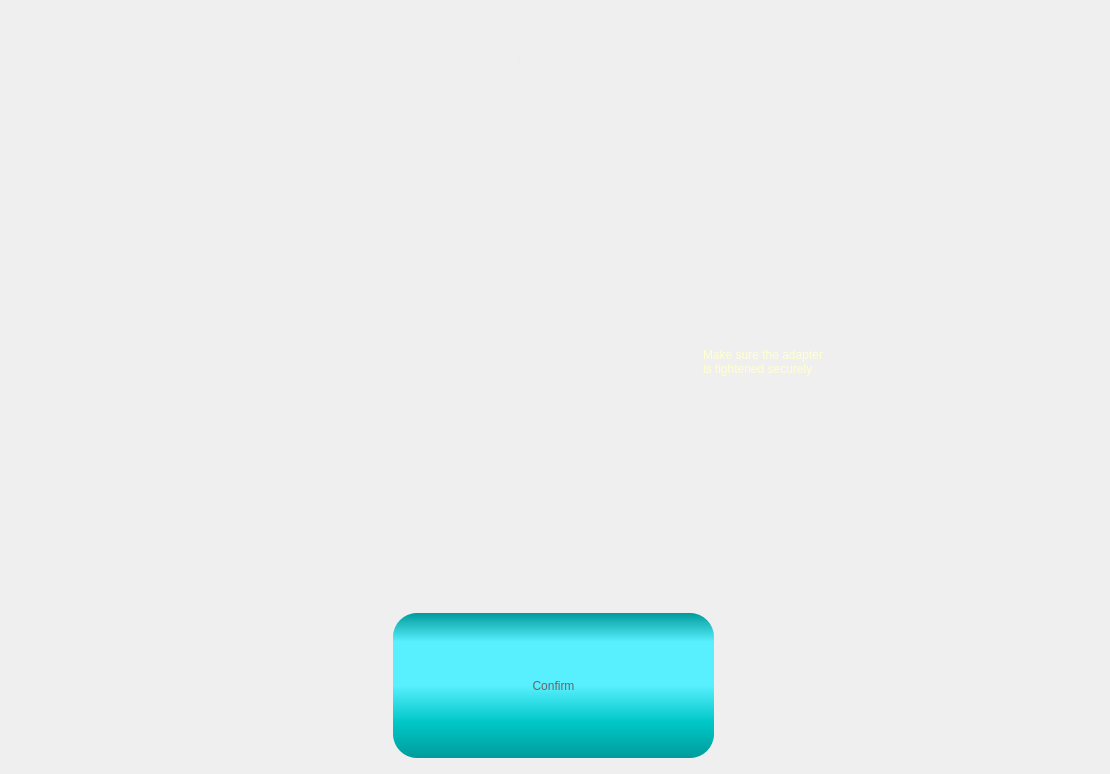
          <widget class="QWidget" name="pgInstallAdaptor">
           <layout class="QGridLayout" name="gridLayout_19">
            <item row="1" column="1">
             <widget class="QWidget" name="widget_6" native="true">
              <property name="sizePolicy">
               <sizepolicy hsizetype="Fixed" vsizetype="Fixed">
                <horstretch>0</horstretch>
                <verstretch>0</verstretch>
               </sizepolicy>
              </property>
              <property name="minimumSize">
               <size>
                <width>640</width>
                <height>490</height>
               </size>
              </property>
              <property name="styleSheet">
               <string notr="true">background-image:url(C:/Leon/image/robot.png)</string>
              </property>
             </widget>
            </item>
            <item row="1" column="0">
             <spacer name="horizontalSpacer_25">
              <property name="orientation">
               <enum>Qt::Horizontal</enum>
              </property>
              <property name="sizeHint" stdset="0">
               <size>
                <width>40</width>
                <height>20</height>
               </size>
              </property>
             </spacer>
            </item>
            <item row="1" column="2">
             <widget class="QLabel" name="label_14">
              <property name="minimumSize">
               <size>
                <width>350</width>
                <height>0</height>
               </size>
              </property>
              <property name="maximumSize">
               <size>
                <width>16777215</width>
                <height>16777215</height>
               </size>
              </property>
              <property name="styleSheet">
               <string notr="true">font: 24pt &quot;Arial&quot;;
color: rgb(255, 255, 208);</string>
              </property>
              <property name="text">
               <string>Make sure the adapter 
is tightened securely</string>
              </property>
             </widget>
            </item>
            <item row="1" column="3">
             <spacer name="horizontalSpacer_26">
              <property name="orientation">
               <enum>Qt::Horizontal</enum>
              </property>
              <property name="sizeHint" stdset="0">
               <size>
                <width>40</width>
                <height>20</height>
               </size>
              </property>
             </spacer>
            </item>
            <item row="0" column="0" colspan="4">
             <widget class="QLabel" name="label_title_11">
              <property name="minimumSize">
               <size>
                <width>0</width>
                <height>100</height>
               </size>
              </property>
              <property name="maximumSize">
               <size>
                <width>16777215</width>
                <height>100</height>
               </size>
              </property>
              <property name="styleSheet">
               <string notr="true">	color:#eeeeee;
	font: 64pt &quot;Cascadia Code SemiBold&quot;;
	padding:0px;
	margin:0px;</string>
              </property>
              <property name="text">
               <string>Install adaptor</string>
              </property>
              <property name="alignment">
               <set>Qt::AlignCenter</set>
              </property>
             </widget>
            </item>
            <item row="2" column="0" colspan="4">
             <layout class="QHBoxLayout" name="horizontalLayout_10">
              <item>
               <widget class="QPushButton" name="btnNext_scanCT_4">
                <property name="sizePolicy">
                 <sizepolicy hsizetype="Maximum" vsizetype="Fixed">
                  <horstretch>0</horstretch>
                  <verstretch>0</verstretch>
                 </sizepolicy>
                </property>
                <property name="minimumSize">
                 <size>
                  <width>324</width>
                  <height>150</height>
                 </size>
                </property>
                <property name="styleSheet">
                 <string notr="true">QPushButton{
font: 48pt &quot;Arial&quot;;
color:#666666;
border-radius:24px;
background-color: qlineargradient(spread:pad, x1:0, y1:0, x2:0, y2:1, stop:0 rgba(0, 155, 155, 255), stop:0.2 rgba(88, 239, 255, 255), stop:0.5 rgba(88, 239, 255, 255), stop:0.75 rgba(0, 200, 200, 255),  stop:1 rgba(0, 155, 155, 255));
padding: 0px 20px;
margin-bottom:5px;
margin-right:3px;
}

QPushButton:hover{
color:#aa3333;
background-color: qlineargradient(spread:pad, x1:0, y1:0, x2:0, y2:1, stop:0 rgba(50, 155, 155, 255), stop:0.2 rgba(150, 239, 255, 255), stop:0.5 rgba(150, 239, 255, 255), stop:0.75 rgba(50, 200, 200, 255),  stop:1 rgba(50, 155, 155, 255));
}

QPushButton:pressed{
margin-top:5px;
margin-bottom:0px;
margin-left:3px;
margin-right:0px;
}</string>
                </property>
                <property name="text">
                 <string>Confirm</string>
                </property>
               </widget>
              </item>
             </layout>
            </item>
           </layout>
          </widget>
